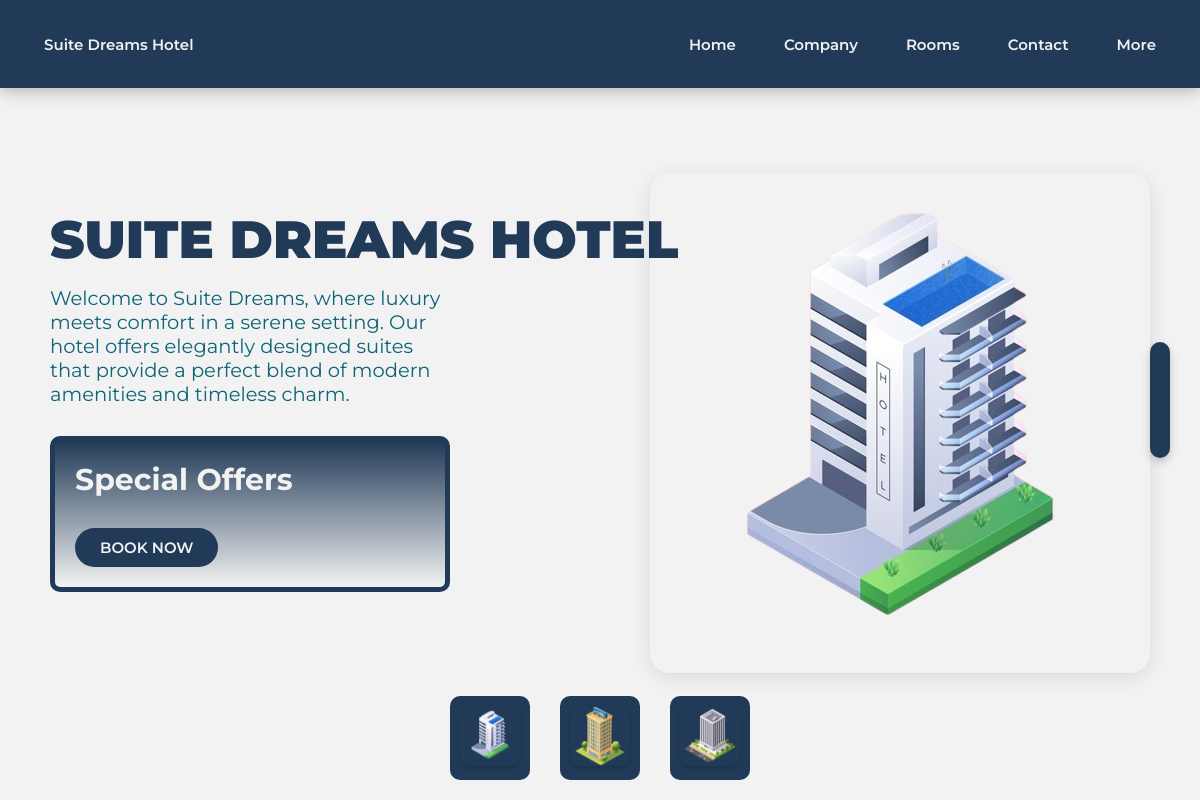
/listview/, run on an earlier commit of the app's database.
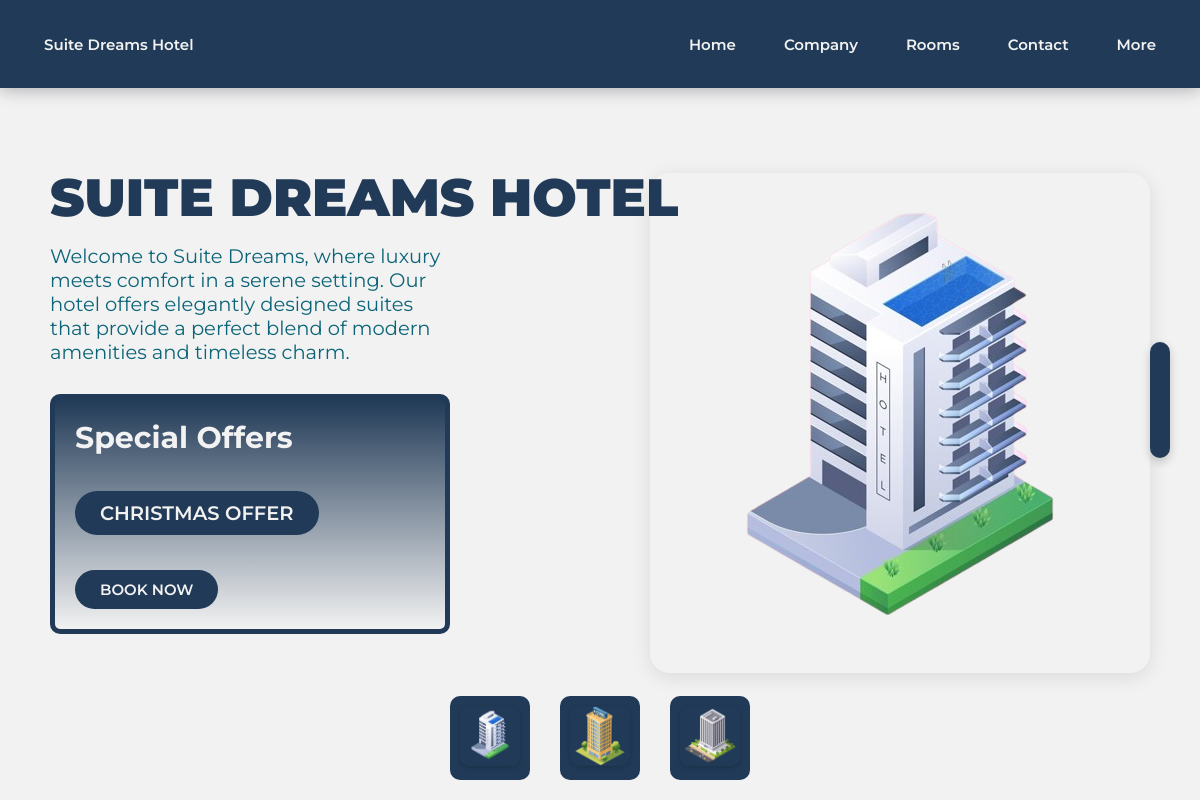
And on a later commit of the database.
### app/models.py (models this page shows, shortened)
class SpecialOffer(models.Model):
    room = models.ManyToManyField(Room)
    discount_percentage = models.DecimalField(max_digits=5, decimal_places=2)
    start_date = models.DateTimeField()
    end_date = models.DateTimeField()
    description = models.TextField()

### app/views.py (the view)
# urls.py: path('listview/', OfferListView.as_view(), name='listview'),
class OfferListView(ListView):
    model = SpecialOffer
    context_object_name = 'offers'
    template_name = 'app/home.html'

### app/templates/app/home.html (shortened to what this page needs)
<!DOCTYPE html>
{% load static %}
{% include 'app/navbar.html' %}
<html lang="en">
<head>
    <link href="https://cdn.jsdelivr.net/npm/remixicon@3.2.0/fonts/remixicon.css" rel="stylesheet">
    <link rel="stylesheet" type="text/css" href="{% static 'css/home.css' %}">
</head>
<body>
    <section>
        <div class="content">
            <div class="textBox">
                <h2>Suite Dreams Hotel</h2>
                <p>
                    Welcome to Suite Dreams, where luxury meets comfort in a serene setting.
                    Our hotel offers elegantly designed suites that provide a perfect blend
                    of modern amenities and timeless charm.
                </p>
                <div class="best-seller">
                    <h3>Special Offers</h3>
                    {% for offer in offers %}
                    <p><a href="{% url 'detail_view' offer.pk %}"><span class="spanPack">{{ offer.description }}</span></a></p>
                    {% endfor %}
                    <a href="/book_appointment" class="book-now"> Book Now</a>
                </div>
            </div>
            <div class="imgBox">
                <img src="{% static 'images/home/sample1.png' %}" class="sample" alt="Sample Image">
            </div>
        </div>
        <ul class="thumb">
            <li><img src="{% static 'images/home/sample1.png' %}" onclick="imgSlider(this.src); changeBgColor('#F5F0D9')" alt="Thumbnail 1"></li>
            <li><img src="{% static 'images/home/sample2.png' %}" onclick="imgSlider(this.src); changeBgColor('#A1B9C5')" alt="Thumbnail 2"></li>
            <li><img src="{% static 'images/home/sample3.png' %}" onclick="imgSlider(this.src); changeBgColor('#A4C8E1')" alt="Thumbnail 3"></li>
        </ul>
        <ul class="sci">
        </ul>
    </section>
</body>
</html>

What changed in the data, as far as the page shows it:
added SpecialOffer: description "CHRISTMAS OFFER"
